Frame 1 (no input): blank canvas, image omitted
Frame 60 (the mouse pressed at the canvas centre just before this capture): blank canvas, image omitted
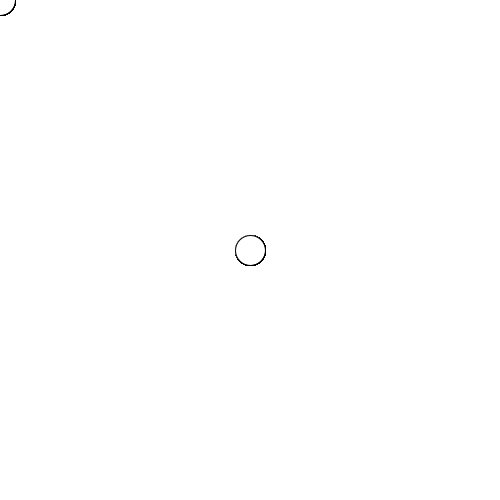
Frame 120 (the mouse held since frame 60 and released just before this capture)

The Processing sketch whose frames 1 and 60 were blank and that drew this single picture after the mouse press (run headless with seeded random() and noise(); from frame 60 on, the mouse is pressed at the canvas centre):

// Processing sketch: circle
// ── circle.pde
void setup(){
background(255);
size(500,500);
}

void draw(){
ellipse(mouseX,mouseY,30,30);
}
